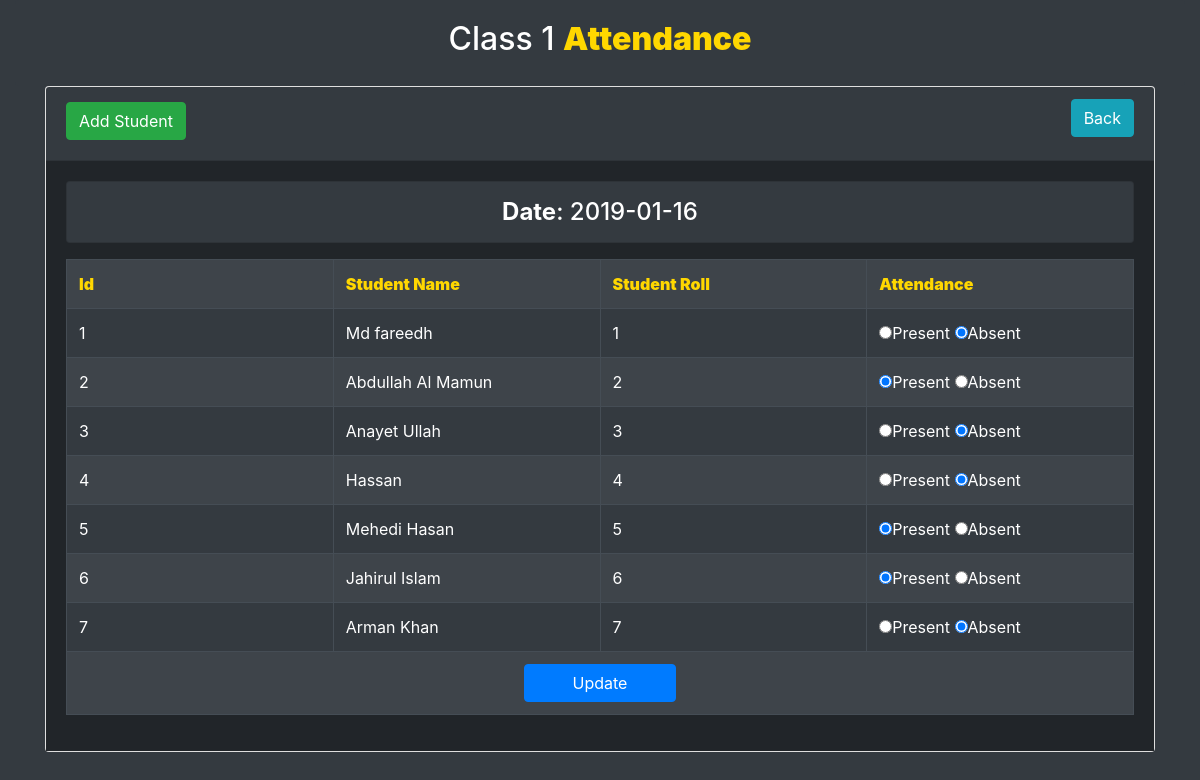
Page /class1/student_view.php?dt=2019-01-16 on the committed database.
### tables this page shows
CREATE TABLE IF NOT EXISTS `tbl_student1` (
  `id` int(11) NOT NULL AUTO_INCREMENT,
  `name` varchar(255) NOT NULL,
  `roll` int(11) NOT NULL,
  PRIMARY KEY (`id`)
);

CREATE TABLE IF NOT EXISTS `tbl_attendance1` (
  `id` int(11) NOT NULL AUTO_INCREMENT,
  `roll` int(11) NOT NULL,
  `attend` varchar(255) NOT NULL,
  `att_time` date NOT NULL,
  PRIMARY KEY (`id`)
);

### class1/lib/Database.php (called while the page is built, shortened)
<?php
Class Database{
 public $host   = DB_HOST;
 public $user   = DB_USER;
 public $pass   = DB_PASS;
 public $dbname = DB_NAME;
 public $link;
private function connectDB(){
   $this->link = new mysqli($this->host, $this->user, $this->pass,
      $this->dbname);
   }
  public function select($query){
    $result = $this->link->query($query) or
       die($this->link->error.__LINE__);
      if($result->num_rows > 0){
        return $result;
      } else {
        return false;
      }
   }
}

### class1/classes/Student.php (called while the page is built, shortened)
<?php
	$filepath = realpath(dirname(__FILE__));
	include_once ($filepath.'/../lib/Database.php');
	include_once ($filepath.'/../helpers/Format.php');
?>
<?php
class Student{
	private $db;
	private $fm;
	public function __construct(){
		$this->db = new Database();
		$this->fm = new Format();
	}
	public function getAllData($dt){
		$date = $this->fm->validation($dt);
		$date = mysqli_real_escape_string($this->db->link, $date);
		$query = "SELECT tbl_student1.name, tbl_attendance1.*
				FROM tbl_student1
				INNER JOIN tbl_attendance1
				ON tbl_student1.roll = tbl_attendance1.roll
				WHERE att_time = '$date'";
		$result = $this->db->select($query);
		return $result;
	}
}

### class1/helpers/Format.php (called while the page is built)
<?php
class Format{
   public function validation($data){
      $data = trim($data);
      $data = stripcslashes($data);
      $data = htmlspecialchars($data);
      return $data;
   }
}
?>

### class1/student_view.php (the view, shortened to what this page needs)
<?php
	include "inc/header.php";
	include "classes/Student.php";
	$stu = new Student();
?>
<?php
	$dt = $_GET['dt'];
?>
	<div class="container">
		<div class="card">
			<div class="card-header bg-dark">
				<h2>
					<a class="btn btn-success" href="add.php">Add Student</a>
					<a class="btn btn-info float-right" href="date_view.php">Back</a>
				</h2>
			</div>
			<div class="card-body" style="background-color:#212529;">
				<div class="card bg-dark text-center mb-3">
					<h4 class="m-0 py-3" style="color:white;"><strong>Date</strong>: <?php echo $dt; ?></h4>
				</div>
				<form action="" method="post">
					<table class="table table-striped table-dark table-hover table-bordered">
						<tr>
							<th width="25%" style="font-weight:900; color: #FFD700;">Id</th>
							<th width="25%" style="font-weight:900; color: #FFD700;">Student Name</th>
							<th width="25%" style="font-weight:900; color: #FFD700;">Student Roll</th>
							<th width="25%" style="font-weight:900; color: #FFD700;">Attendance</th>
						</tr>
<?php
	$getstudent = $stu->getAllData($dt);
	if ($getstudent) {
		$i = 0;
		while ($value = $getstudent->fetch_assoc()) {
			$i++;
?>
<tr>
	<td><?php echo $i; ?></td>
	<td><?php echo $value['name']; ?></td>
	<td><?php echo $value['roll']; ?></td>
	<td>
		<input type="radio" name="attend[<?php echo $value['roll']; ?>]" value="present" <?php if($value['attend'] == "present") {echo "checked";} ?>>Present
		<input type="radio" name="attend[<?php echo $value['roll']; ?>]" value="absent" <?php if($value['attend'] == "absent") {echo "checked";} ?>>Absent
	</td>
</tr>
<?php } } ?>
						<tr>
							<td colspan="4" class="text-center">
								<input type="submit" name="submit" class="btn btn-primary px-5" value="Update">
							</td>
						</tr>
					</table>
				</form>
			</div>
		</div>
	</div>

### rows in the picture
tbl_student1: name "Md fareedh", tbl_attendance1.roll "1"
tbl_attendance1: attend "☑"
tbl_student1: name "Abdullah Al Mamun", tbl_attendance1.roll "2"
tbl_attendance1: attend "☑"
tbl_student1: name "Anayet Ullah", tbl_attendance1.roll "3"
tbl_attendance1: attend "☑"
tbl_student1: name "Hassan", tbl_attendance1.roll "4"
tbl_attendance1: attend "☑"
tbl_student1: name "Mehedi Hasan", tbl_attendance1.roll "5"
tbl_attendance1: attend "☑"
tbl_student1: name "Jahirul Islam", tbl_attendance1.roll "6"
tbl_attendance1: attend "☑"
tbl_student1: name "Arman Khan", tbl_attendance1.roll "7"
tbl_attendance1: attend "☑"

### other values in the picture
$dt "2019-01-16"
